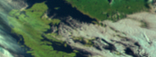
#> input picture data/17/MSG3-SEVI-MSG15-0100-NA-20240317065741.439000000Z-NA_natural_color.tif, 156 x 57 px, found by its file name; its folder holds 3 pictures in this run
$ python 15_minutes_model.py
#> lines starting #> are read from the running program, lines starting #| are printed output that depends on the picture; pictures that were not available may be replaced by others from this repository, and a replacement may not be noted
import pandas as pd
from scipy.optimize import minimize
import numpy as np
import os
import re
import pickle
import tifffile as tiff
import matplotlib.pyplot as plt
import cv2
from tqdm import tqdm
import time


class optical_flow_image:
    def __init__(self, numpy_array):
        self.numpy = numpy_array

    def to_numpy(self):
        return self.numpy


class daily_data_structure:
    def __init__(self, data):
        self.all_days = data
        self.num_days = len(data)

    def get_days(self, indices):
        return [self.all_days[idx] for idx in indices]


class model:
    def __init__(self, betas, loss):
        self.loss = loss
        self.betas = betas

    # [5 lines left out: function predict, not called in this run]


class multiday_prediction_model:
    # [46 lines left out: functions __init__, predict, evaluate, generate_dates, not called in this run]


def RMSE(xs, ys):
    return np.sqrt(sum([(x-y)**2/len(xs) for x, y in zip(xs,ys)]))


# [25 lines left out: functions get_training_data, load_object, not called in this run]


def save_object(obj, file_path):
    with open(f"{file_path}.pkl", "wb") as file:
        pickle.dump(obj, file)


# [162 lines left out: functions extract_date_time_from_filenames, get_model, pair_images_with_power_data, get_nth_power_after_index, not called in this run]


def preprocess_and_save_data(file_name="all_days_data"):
    def load_satellite_images(folder_path):

        """Returns list of 2-tuples where the first element is the grayscale image
        and the second element is a 2-tuple containing the date and time of the image."""

        pattern = re.compile(r"(\d{4})(\d{2})(\d{2})(\d{2})(\d{2})(\d{2})")
        images_with_date_times = []

        for filename in os.listdir(folder_path):

            match = pattern.search(filename)

            if match and filename.endswith('.tif'):
                year, month, day, hour, minute, second = match.groups()
                date_time = (f"{year}-{month}-{day}", f"{hour}:{minute}:{second}")

                image = tiff.imread(os.path.join(folder_path, filename))
#> image is the input picture: shape (57, 156, 3) float32; mean R, G, B 0.356, 0.441, 0.349

                if image.ndim == 2:
                    rgb_image = np.stack([image] * 3, axis=-1)
                elif image.ndim == 3 and image.shape[2] in [3, 4]:
                    rgb_image = image[..., :3]
                else:
                    rgb_image = image
                rgb_array = np.array(rgb_image)

                R = rgb_array[:, :, 0]
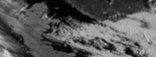
#> R: shape (57, 156) float32; min 0.00747, max 0.823, mean 0.356
                G = rgb_array[:, :, 1]
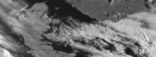
#> G: shape (57, 156) float32; min 0.076, max 0.988, mean 0.441
                B = rgb_array[:, :, 2]
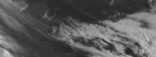
#> B: shape (57, 156) float32; min 0.14, max 0.804, mean 0.349

                grayscale = R + G - 2 * B
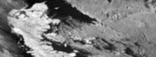
#> grayscale: shape (57, 156) float32; min -0.272, max 0.478, mean 0.0988; drawn with min black and max white

                # Squeeze the grayscale values to the 0-255 range
                min_val = np.min(grayscale)
#> min_val = -0.272
                max_val = np.max(grayscale)
#> max_val = 0.478
                if max_val != min_val:
                    grayscale_squeezed = 255 * (grayscale - min_val) / (max_val - min_val)
                else:
                    grayscale_squeezed = np.full(grayscale.shape,
                                                 fill_value=(1 - np.round(1 / (min_val + 0.0001)) * min(min_val, 0)) * (
                                                     min(min_val, 255)), dtype=np.uint8)

                grayscale_image = grayscale_squeezed
                # Convert the grayscale array back to an image
                # grayscale_image = Image.fromarray(grayscale_squeezed, 'L')

                images_with_date_times.append((grayscale_image, date_time))

        images = pd.DataFrame({
            'Image': [tup[0] for tup in images_with_date_times],
            'DateTime': [' '.join(tup[1]) for tup in images_with_date_times]
            # Combining date and time into a single string
        })
        images['DateTime'] = pd.to_datetime(images['DateTime'])
        images.set_index('DateTime', inplace=True)

        return images

    def load_solar_power_generation_data(file_path):
#> (the run stopped early here; a loop or call above may not have finished)

$ run again, on data/18/MSG3-SEVI-MSG15-0100-NA-20240318092741.393000000Z-NA_natural_color.tif
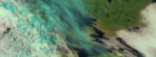
#> input picture data/18/MSG3-SEVI-MSG15-0100-NA-20240318092741.393000000Z-NA_natural_color.tif, 156 x 57 px, found by its file name
#> in load_satellite_images, image is the input picture: shape (57, 156, 3) float32; mean R, G, B 0.417, 0.528, 0.432
#> in load_satellite_images, `B = rgb_array[:, :, 2]`:
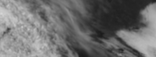
#> B: shape (57, 156) float32; min 0.107, max 0.842, mean 0.432
#> in load_satellite_images, `grayscale = R + G - 2 * B`:
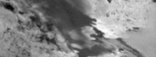
#> grayscale: shape (57, 156) float32; min -0.306, max 0.427, mean 0.0814; drawn with min black and max white
#> min_val = -0.306
#> max_val = 0.427

$ run again, on data/19/MSG3-SEVI-MSG15-0100-NA-20240319072742.274000000Z-NA_natural_color.tif
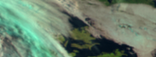
#> input picture data/19/MSG3-SEVI-MSG15-0100-NA-20240319072742.274000000Z-NA_natural_color.tif, 156 x 57 px, found by its file name
#> in load_satellite_images, image is the input picture: shape (57, 156, 3) float32; mean R, G, B 0.425, 0.514, 0.432
#> in load_satellite_images, `B = rgb_array[:, :, 2]`:
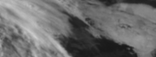
#> B: shape (57, 156) float32; min 0.0965, max 0.803, mean 0.432
#> in load_satellite_images, `grayscale = R + G - 2 * B`:
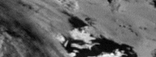
#> grayscale: shape (57, 156) float32; min -0.156, max 0.426, mean 0.0739; drawn with min black and max white
#> min_val = -0.156
#> max_val = 0.426
